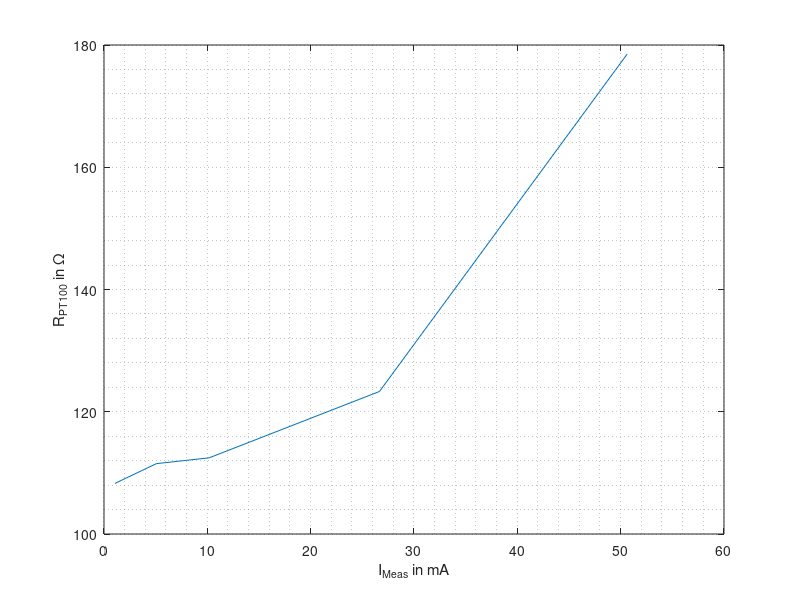

The MATLAB script that drew this image:
close all
clear
clc

struct_1 = importdata('Messungen_kleine_Box.txt')
plot(struct_1.data(:,2)*1e3, struct_1.data(:,1)./struct_1.data(:,2))
grid minor
hold on
xlabel('I_{Meas} in mA')
ylabel('R_{PT100} in \Omega')